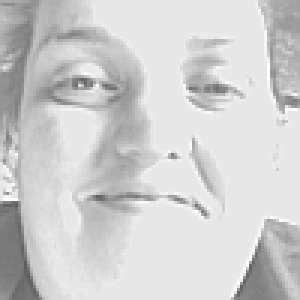
#> input picture Group1_FaceData_CombinedEnhanced/A_Carter/Task11_0.png, 100 x 100 px (shown 3 times larger); its folder holds only this picture in this run
$ python -i enhance_images.py   (imports and definitions only)
#> lines starting #> are read from the running program, lines starting #| are printed output that depends on the picture
#> further down, picture is the input picture: PIL image 100x100 LA; mean R, G, B, A 206.7, 206.7, 206.7, 255
# Load imports
#!/usr/bin/python3
#-*- coding: UTF-8 -*-
import os
from PIL import Image
from PIL import ImageEnhance
import numpy as np
# from IPython.display import display # to display images in the console
'''
function get_images() definition
Parameter, image_directory, is the directory
holding the images
'''

# [92 lines left out: functions get_images, brighten_image, contrast_image, sharpen_image, not called in this run]

def modify_image(image):
    #Brightness
    enh_br = ImageEnhance.Brightness(image)
    brightness = 2.0
    modified_img = enh_br.enhance(brightness)
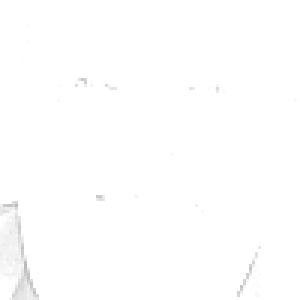
#> modified_img: PIL image 100x100 LA (shown 3 times larger); mean R, G, B, A 254.3, 254.3, 254.3, 255

    #Contrast
    enh_cont = ImageEnhance.Contrast(modified_img)
    contrast = 0.5
    modified_img = enh_cont.enhance(contrast)

    #Sharpness
    enh_sharp = ImageEnhance.Sharpness(modified_img)
    sharpness = 3.0
    modified_img = enh_sharp.enhance(sharpness)

    return modified_img

>>> from PIL import Image
>>> picture = Image.open('Group1_FaceData_CombinedEnhanced/A_Carter/Task11_0.png')
>>> result = modify_image(picture)

$ run again, on Group1_FaceData_CombinedEnhanced/A_Carter/Task14_1.png
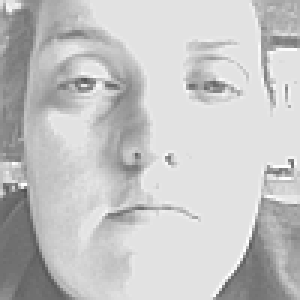
#> input picture Group1_FaceData_CombinedEnhanced/A_Carter/Task14_1.png, 100 x 100 px (shown 3 times larger)
#> picture is the input picture: PIL image 100x100 LA; mean R, G, B, A 196.9, 196.9, 196.9, 255
#> in modify_image, `modified_img = enh_br.enhance(brightness)`:
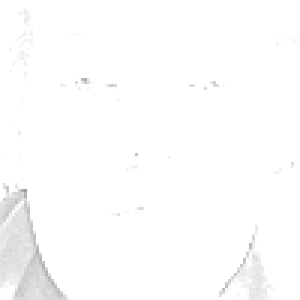
#> modified_img: PIL image 100x100 LA (shown 3 times larger); mean R, G, B, A 252.7, 252.7, 252.7, 255

$ run again, on Group1_FaceData_CombinedEnhanced/A_Carter/Task16_0.png
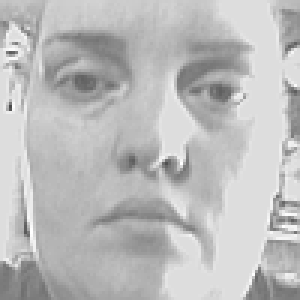
#> input picture Group1_FaceData_CombinedEnhanced/A_Carter/Task16_0.png, 100 x 100 px (shown 3 times larger)
#> picture is the input picture: PIL image 100x100 LA; mean R, G, B, A 188, 188, 188, 255
#> in modify_image, `modified_img = enh_br.enhance(brightness)`:
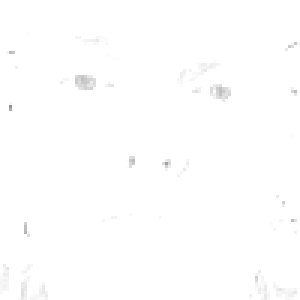
#> modified_img: PIL image 100x100 LA (shown 3 times larger); mean R, G, B, A 254.3, 254.3, 254.3, 255
